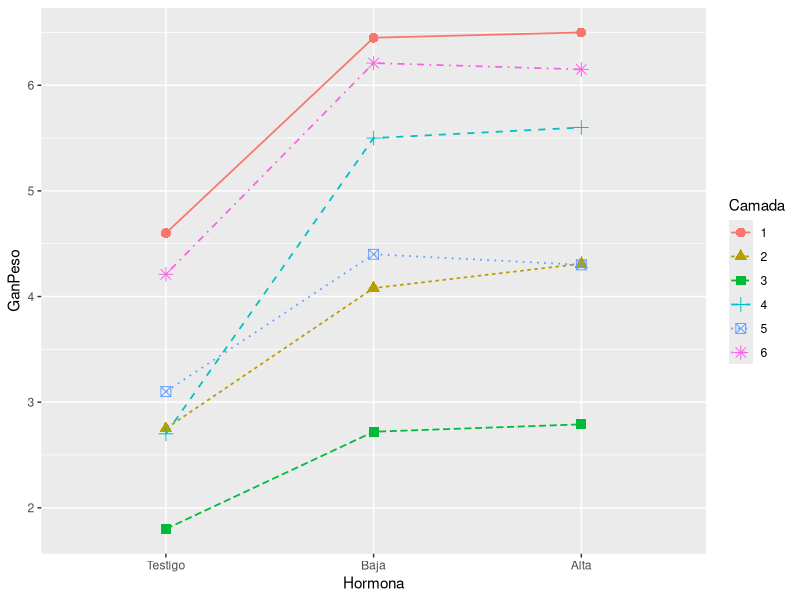
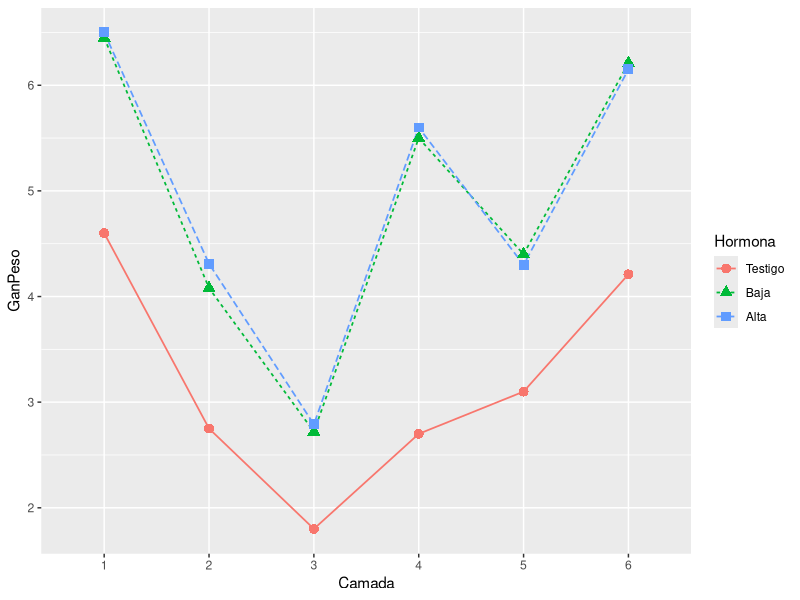

Write R code to recreate these figures, in order. (Note: this script raises an error after producing the figures.)
## ---- chunk 1
if(dir.exists(file.path("/home", "mlopez"))){
  setwd("/home/mlopez/git/biome2/tps/tp5/")
}
## ---- chunk 2
list.of.packages <- c("ggplot2", "dplyr", "lme4", "lmerTest", "car", "GGally")

new.packages <- list.of.packages[!(list.of.packages %in% installed.packages()[,"Package"])]

if(length(new.packages)) install.packages(new.packages, dependencies = TRUE)
lapply(list.of.packages, require, character.only = TRUE)
## ---- chunk 3
data <- read.csv("Hormona.txt", sep = "\t")
data$Camada <- factor(data$Camada)
data$Hormona <- factor(data$Hormona,levels = c("Testigo", "Baja", "Alta"))
str(data)
## ---- chunk 4
m <- lm(GanPeso ~ Hormona + Camada, data = data)
summary(m)
## ---- chunk 5
anova(m)
## ---- chunk 6
(medias.Datos<-aggregate(GanPeso~Hormona+Camada, data,mean))

# Opcion grafica 1
gp <- ggplot(medias.Datos, aes(x=Hormona, y=GanPeso, colour=Camada, group=Camada))
gp + geom_line(aes(linetype=Camada), size=.6) +geom_point(aes(shape=Camada), size=3)

# Opcion grafica 2
gp1 <- ggplot(medias.Datos, aes(x=Camada, y=GanPeso, colour=Hormona, group=Hormona))
gp1 + geom_line(aes(linetype=Hormona), size=.6) +geom_point(aes(shape=Hormona), size=3)
## ---- chunk 7
m2 <-lmer(GanPeso ~ Hormona + (1 | Camada), data = data)
summary(m2)
## ---- chunk 8
e<-resid(m2) # residuos
# re<-rstandard(m2) #residuos estandarizados
pre<-predict(m2) #predichos
res<-cbind(data$Camada, data$Hormona, data$GanPeso,pre,e,round(re,3)) 
# colnames(res)<-c("provincia", "densidad", "aceite", "Predichos", "Residuos", "residuos std") # agregamos los "Column Names"
plot(pre, e)
# res
# #Supuestos
# # Graficos diagnosticos
# par(mfrow = c(1, 2))
# # Residuos est vs valores predichos
# plot(pre, re, xlab="Predichos", ylab="Residuos estandarizados",main="Gr?fico de dispersi?n de RE vs PRED" )
# abline(0,0)

# qqplot
qqPlot(e, main = "QQ Plot residuos")
## ---- chunk 9
# prueba de shapiro
shapiro.test(e)
